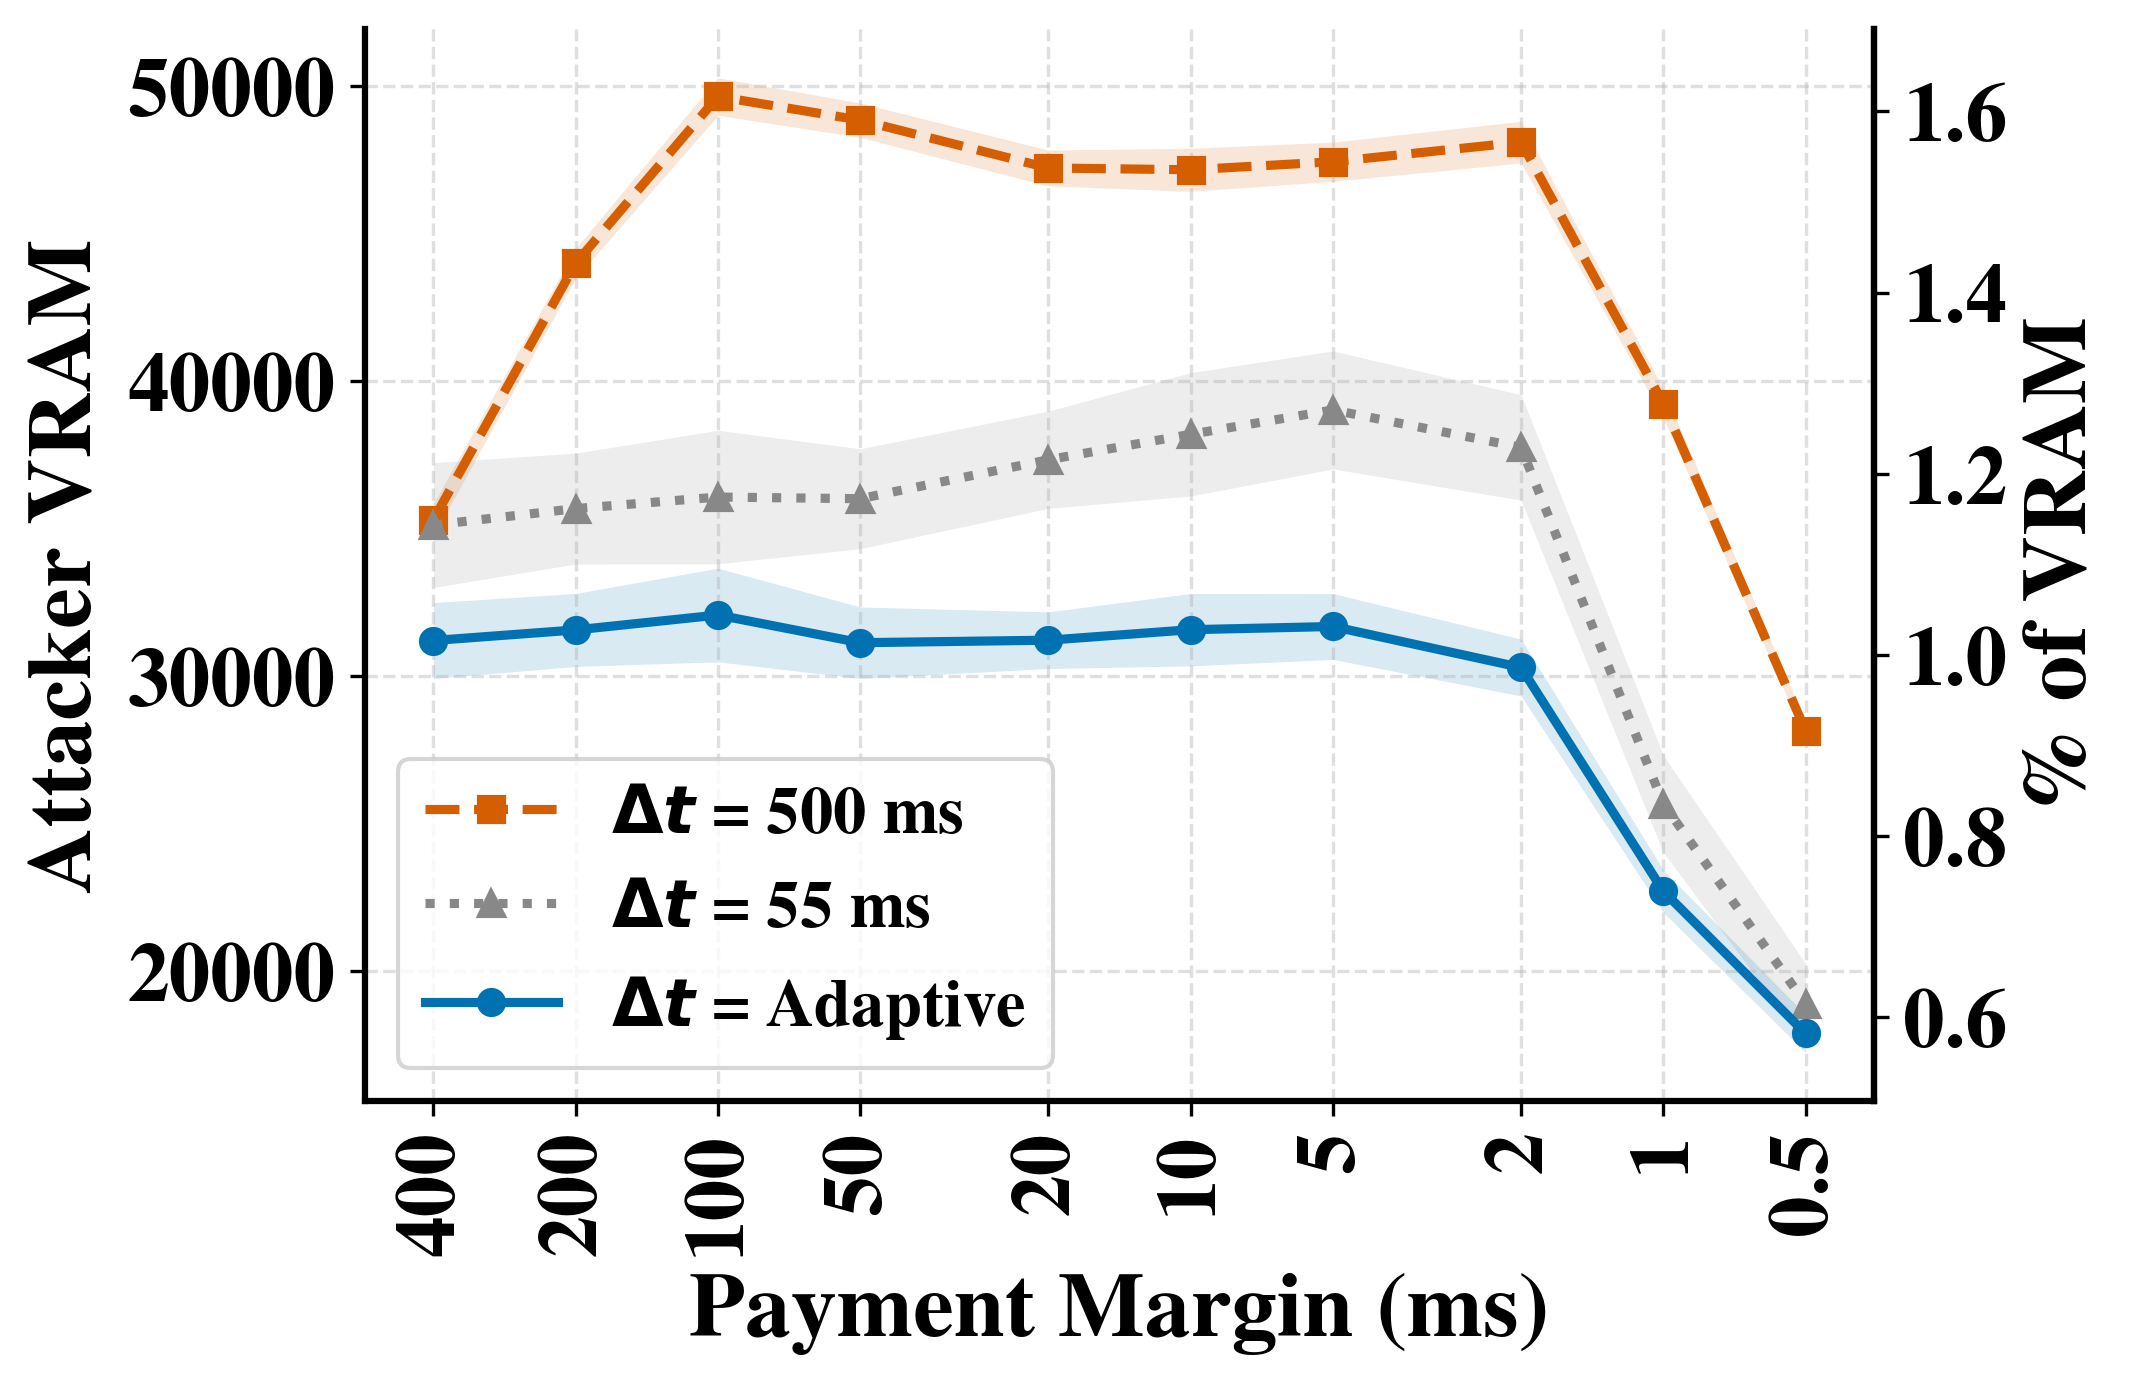

Write the Python code that produced this figure.
"""
10.7_adaptive_cedos_vram_yield.py — edit-and-rerun figure generator for
the 10.7_adaptive_cedos_vram_yield figure (attacker-held VRAM vs. payment
timing margin: fixed 500ms vs. fixed 55ms vs. adaptive margin, log-x
reversed, with a secondary axis showing % of fleet VRAM captured).

This does NOT read from simulation/results/ or touch any live component.
It reads only 10.7_adaptive_cedos_vram_yield_data.json (sitting next to
this script) so you can freely tweak figure size / font size / colors
below and rerun in seconds, without needing the simulator.

Usage:
    python 10.7_adaptive_cedos_vram_yield.py
    (or: prototype/.venv/bin/python simulation_figures/10.7_adaptive_cedos_vram_yield.py)

Output:
    10.7_adaptive_cedos_vram_yield.png   (next to this script — same
    filename as the figure used everywhere else; never renamed, PNG
    only, no PDF)
"""
import json
import os

import matplotlib
matplotlib.use("Agg")
import matplotlib.pyplot as plt

# ============================================================
#  EVERYTHING YOU'D WANT TO TRY-AND-ERROR IS IN THIS ONE BLOCK
# ============================================================

FIGURE_WIDTH_IN   = 7.0     # inches
FIGURE_HEIGHT_IN  = 4.5     # inches

FONT_FAMILY       = "serif"
FONT_NAME         = "Nimbus Roman"   # Times-New-Roman-compatible font that
                                     # actually HAS a real bold face on this
                                     # machine (fc-list | grep -i "nimbus roman").
                                     # Plain "Times New Roman" only has a
                                     # regular weight installed here, so
                                     # bold text silently falls back to
                                     # regular if you use that name instead.

BASE_FONT_SIZE    = 20       # font.size (fallback for anything not listed below)
AXIS_LABEL_SIZE   = 22       # x/y axis label text
TICK_LABEL_SIZE   = 20       # the numbers along each axis
LEGEND_FONT_SIZE  = 16       # legend entries

BOLD_EVERYTHING   = True     # axis labels, tick labels, legend text

VARIANT_STYLE = {
    "fixed_dt":    {"label": "$\\Delta t$ = 500 ms", "color": "#D55E00", "marker": "s", "linestyle": "--"},
    "fixed_dt_55": {"label": "$\\Delta t$ = 55 ms",  "color": "#888888", "marker": "^", "linestyle": ":"},
    "adaptive_dt": {"label": "$\\Delta t$ = Adaptive",       "color": "#0072B2", "marker": "o", "linestyle": "-"},
}
CI_BAND_ALPHA     = 0.15
LINE_WIDTH        = 2.2

GRID_ON           = True
GRID_ALPHA        = 0.4



LEGEND_LOC             = "lower left"
LEGEND_BBOX_TO_ANCHOR  = None


XTICK_ROTATION         = 90

SAVE_DPI          = 300

# ============================================================
#  END OF TRY-AND-ERROR BLOCK — nothing below this line needs
#  editing to change how the figure looks
# ============================================================

plt.rcParams.update({
    "font.family":        FONT_FAMILY,
    "font.serif":         [FONT_NAME],
    "font.size":          BASE_FONT_SIZE,
    "font.weight":        "bold" if BOLD_EVERYTHING else "normal",
    "axes.titlesize":     BASE_FONT_SIZE,
    "axes.titleweight":   "bold" if BOLD_EVERYTHING else "normal",
    "axes.labelsize":     AXIS_LABEL_SIZE,
    "axes.labelweight":   "bold" if BOLD_EVERYTHING else "normal",
    "xtick.labelsize":    TICK_LABEL_SIZE,
    "ytick.labelsize":    TICK_LABEL_SIZE,
    "legend.fontsize":    LEGEND_FONT_SIZE,
    "lines.linewidth":    LINE_WIDTH,
    "figure.dpi":         200,
    "savefig.dpi":        SAVE_DPI,
    "savefig.bbox":       "tight",
    "axes.grid":          GRID_ON,
    "grid.linestyle":     "--",
    "grid.alpha":         GRID_ALPHA,
    "axes.spines.top":    False,
    "axes.linewidth":     1.5,
})

HERE = os.path.dirname(os.path.abspath(__file__))
DATA_PATH = os.path.join(HERE, "10.7_adaptive_cedos_vram_yield_data.json")
OUT_PNG = os.path.join(HERE, "10.7_adaptive_cedos_vram_yield.png")


def main():
    with open(DATA_PATH) as f:
        data = json.load(f)

    fleet_block_s = data["n_hubs"] * data["hub_vram_blocks"] * data["sim_duration_sec"]

    fig, ax = plt.subplots(figsize=(FIGURE_WIDTH_IN, FIGURE_HEIGHT_IN),
                            constrained_layout=True)

    pooled_mean = {}
    all_slacks = set()
    for name in ("fixed_dt", "fixed_dt_55", "adaptive_dt"):
        vd = data[name]
        style = VARIANT_STYLE[name]
        xs = vd["adversary_slack_ms"]
        ys = vd["evicted_vram_block_s"]
        pooled_mean[name] = sum(ys) / len(ys)
        all_slacks.update(xs)
        ax.plot(xs, ys, marker=style["marker"], color=style["color"],
                 linestyle=style["linestyle"], label=style["label"])
        lo = vd.get("evicted_vram_block_s_ci_lo")
        hi = vd.get("evicted_vram_block_s_ci_hi")
        if lo and hi:
            ax.fill_between(xs, lo, hi, color=style["color"],
                             alpha=CI_BAND_ALPHA, linewidth=0)

    ax.set_xscale("log")
    ax.invert_xaxis()
    all_slacks = sorted(all_slacks, reverse=True)
    ax.set_xticks(all_slacks)
    ax.set_xticklabels([f"{v:g}" for v in all_slacks], rotation=XTICK_ROTATION, ha="center")
    ax.xaxis.set_minor_locator(plt.NullLocator())
    ax.set_xlabel("Payment Margin (ms)")
    ax.set_ylabel("Attacker VRAM")


    if fleet_block_s > 0:
        ax2 = ax.secondary_yaxis(
            "right", functions=(lambda y: y / fleet_block_s * 100,
                                 lambda p: p / 100 * fleet_block_s))
        ax2.set_ylabel("% of VRAM")


    if all(k in pooled_mean for k in ("adaptive_dt", "fixed_dt_55", "fixed_dt")):
        pct_vs_floor = pooled_mean["adaptive_dt"] / pooled_mean["fixed_dt_55"] * 100
        pct_vs_naive = pooled_mean["adaptive_dt"] / pooled_mean["fixed_dt"] * 100
        print(f"Adaptive is ~{pct_vs_floor:.0f}% of fixed-55ms floor, "
              f"~{pct_vs_naive:.0f}% of fixed-500ms naive baseline.")

    ax.legend(loc=LEGEND_LOC, bbox_to_anchor=LEGEND_BBOX_TO_ANCHOR, ncol=1)




    fig.savefig(OUT_PNG, bbox_inches="tight", dpi=SAVE_DPI)
    plt.close(fig)
    print(f"Saved -> {OUT_PNG}")


if __name__ == "__main__":
    main()
